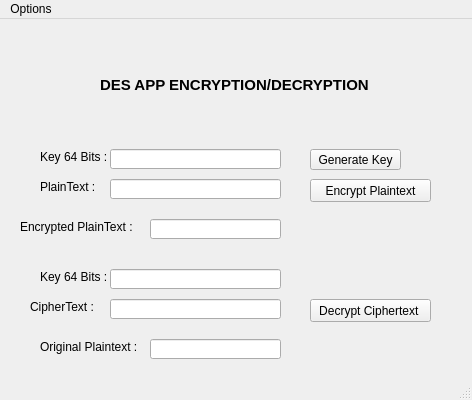
<?xml version="1.0" encoding="UTF-8"?>
<ui version="4.0">
 <class>MainWindow</class>
 <widget class="QMainWindow" name="MainWindow">
  <property name="geometry">
   <rect>
    <x>0</x>
    <y>0</y>
    <width>472</width>
    <height>400</height>
   </rect>
  </property>
  <property name="windowTitle">
   <string>MainWindow</string>
  </property>
  <widget class="QWidget" name="centralwidget">
   <widget class="QPushButton" name="generateBtn">
    <property name="geometry">
     <rect>
      <x>310</x>
      <y>130</y>
      <width>91</width>
      <height>21</height>
     </rect>
    </property>
    <property name="text">
     <string>Generate Key</string>
    </property>
   </widget>
   <widget class="QLineEdit" name="keyLine">
    <property name="geometry">
     <rect>
      <x>110</x>
      <y>130</y>
      <width>171</width>
      <height>20</height>
     </rect>
    </property>
   </widget>
   <widget class="QLineEdit" name="plaintextLine">
    <property name="geometry">
     <rect>
      <x>110</x>
      <y>160</y>
      <width>171</width>
      <height>20</height>
     </rect>
    </property>
   </widget>
   <widget class="QPushButton" name="encryptBtn">
    <property name="geometry">
     <rect>
      <x>310</x>
      <y>160</y>
      <width>121</width>
      <height>23</height>
     </rect>
    </property>
    <property name="text">
     <string>Encrypt Plaintext</string>
    </property>
    <property name="autoRepeatDelay">
     <number>300000</number>
    </property>
    <property name="autoRepeatInterval">
     <number>100000</number>
    </property>
    <property name="autoDefault">
     <bool>false</bool>
    </property>
   </widget>
   <widget class="QLineEdit" name="encryptedLine">
    <property name="geometry">
     <rect>
      <x>150</x>
      <y>200</y>
      <width>131</width>
      <height>20</height>
     </rect>
    </property>
   </widget>
   <widget class="QLabel" name="label">
    <property name="geometry">
     <rect>
      <x>40</x>
      <y>130</y>
      <width>71</width>
      <height>16</height>
     </rect>
    </property>
    <property name="text">
     <string>Key 64 Bits :</string>
    </property>
   </widget>
   <widget class="QLabel" name="label_2">
    <property name="geometry">
     <rect>
      <x>40</x>
      <y>160</y>
      <width>71</width>
      <height>16</height>
     </rect>
    </property>
    <property name="text">
     <string>PlainText :</string>
    </property>
   </widget>
   <widget class="QLabel" name="label_3">
    <property name="geometry">
     <rect>
      <x>20</x>
      <y>200</y>
      <width>141</width>
      <height>16</height>
     </rect>
    </property>
    <property name="text">
     <string>Encrypted PlainText :</string>
    </property>
   </widget>
   <widget class="QLineEdit" name="plaintextLine2">
    <property name="geometry">
     <rect>
      <x>150</x>
      <y>320</y>
      <width>131</width>
      <height>20</height>
     </rect>
    </property>
   </widget>
   <widget class="QLabel" name="label_4">
    <property name="geometry">
     <rect>
      <x>30</x>
      <y>280</y>
      <width>71</width>
      <height>16</height>
     </rect>
    </property>
    <property name="text">
     <string>CipherText :</string>
    </property>
   </widget>
   <widget class="QLabel" name="label_5">
    <property name="geometry">
     <rect>
      <x>40</x>
      <y>250</y>
      <width>71</width>
      <height>16</height>
     </rect>
    </property>
    <property name="text">
     <string>Key 64 Bits :</string>
    </property>
   </widget>
   <widget class="QPushButton" name="decryptBtn">
    <property name="geometry">
     <rect>
      <x>310</x>
      <y>280</y>
      <width>121</width>
      <height>23</height>
     </rect>
    </property>
    <property name="text">
     <string>Decrypt Ciphertext </string>
    </property>
   </widget>
   <widget class="QLineEdit" name="ciphertextLine">
    <property name="geometry">
     <rect>
      <x>110</x>
      <y>280</y>
      <width>171</width>
      <height>20</height>
     </rect>
    </property>
   </widget>
   <widget class="QLineEdit" name="keyLine2">
    <property name="geometry">
     <rect>
      <x>110</x>
      <y>250</y>
      <width>171</width>
      <height>20</height>
     </rect>
    </property>
   </widget>
   <widget class="QLabel" name="label_6">
    <property name="geometry">
     <rect>
      <x>40</x>
      <y>320</y>
      <width>141</width>
      <height>16</height>
     </rect>
    </property>
    <property name="text">
     <string>Original Plaintext :</string>
    </property>
   </widget>
   <widget class="QLabel" name="label_7">
    <property name="geometry">
     <rect>
      <x>100</x>
      <y>10</y>
      <width>291</width>
      <height>111</height>
     </rect>
    </property>
    <property name="font">
     <font>
      <family>Arial</family>
      <pointsize>11</pointsize>
      <weight>75</weight>
      <italic>false</italic>
      <bold>true</bold>
     </font>
    </property>
    <property name="text">
     <string>DES APP ENCRYPTION/DECRYPTION</string>
    </property>
    <property name="margin">
     <number>0</number>
    </property>
    <property name="textInteractionFlags">
     <set>Qt::LinksAccessibleByMouse</set>
    </property>
   </widget>
  </widget>
  <widget class="QStatusBar" name="statusbar"/>
  <widget class="QMenuBar" name="menuBar">
   <property name="geometry">
    <rect>
     <x>0</x>
     <y>0</y>
     <width>472</width>
     <height>26</height>
    </rect>
   </property>
   <widget class="QMenu" name="menuOptions">
    <property name="title">
     <string>Options</string>
    </property>
    <addaction name="action64bit_Block_Size"/>
    <addaction name="action32bit_Block_Size"/>
    <addaction name="action16bit_Block_Size"/>
   </widget>
   <addaction name="menuOptions"/>
  </widget>
  <action name="action64bit_Block_Size">
   <property name="text">
    <string>64bit Block Size</string>
   </property>
  </action>
  <action name="action32bit_Block_Size">
   <property name="text">
    <string>32bit Block Size</string>
   </property>
  </action>
  <action name="action16bit_Block_Size">
   <property name="text">
    <string>16bit Block Size</string>
   </property>
  </action>
  <action name="actionGenerate_Graph">
   <property name="text">
    <string>Generate Graph</string>
   </property>
  </action>
 </widget>
 <resources/>
 <connections/>
</ui>
